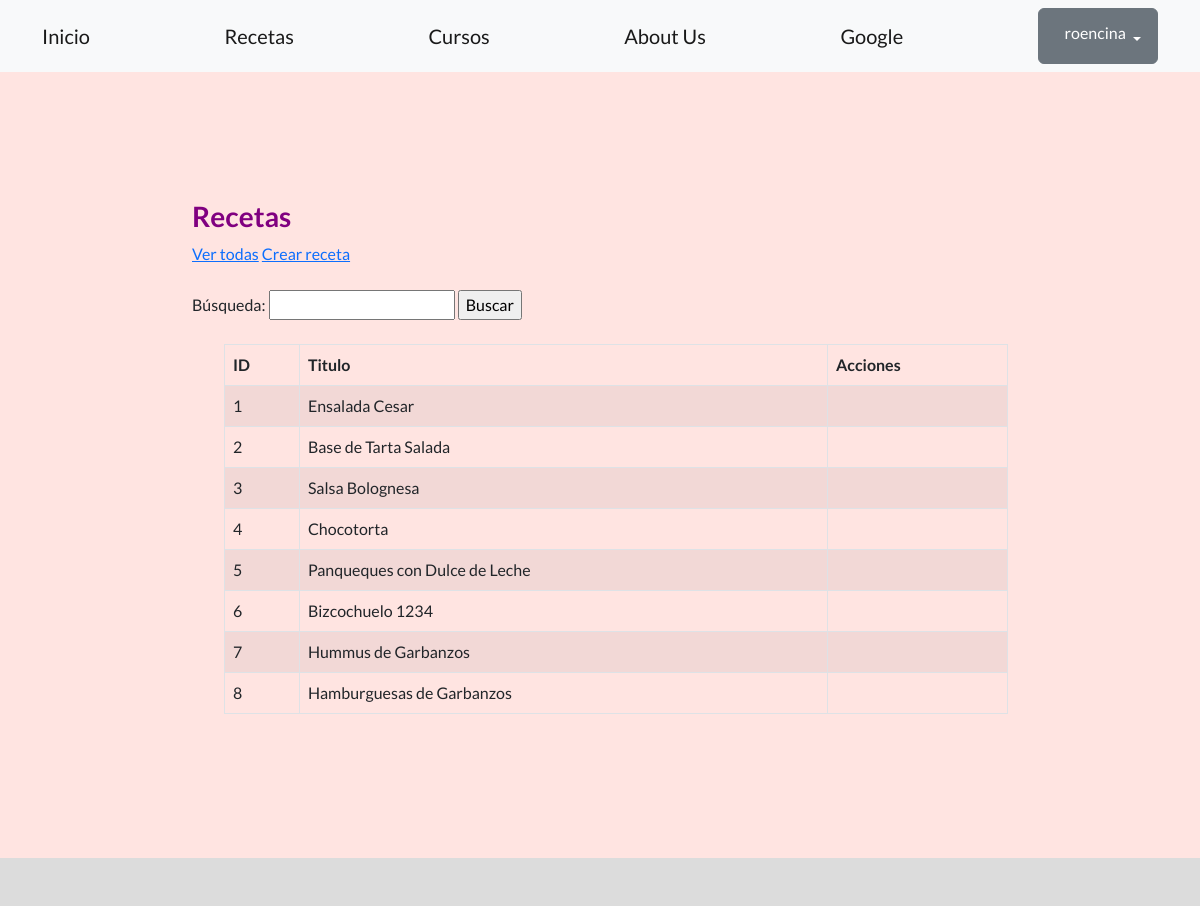
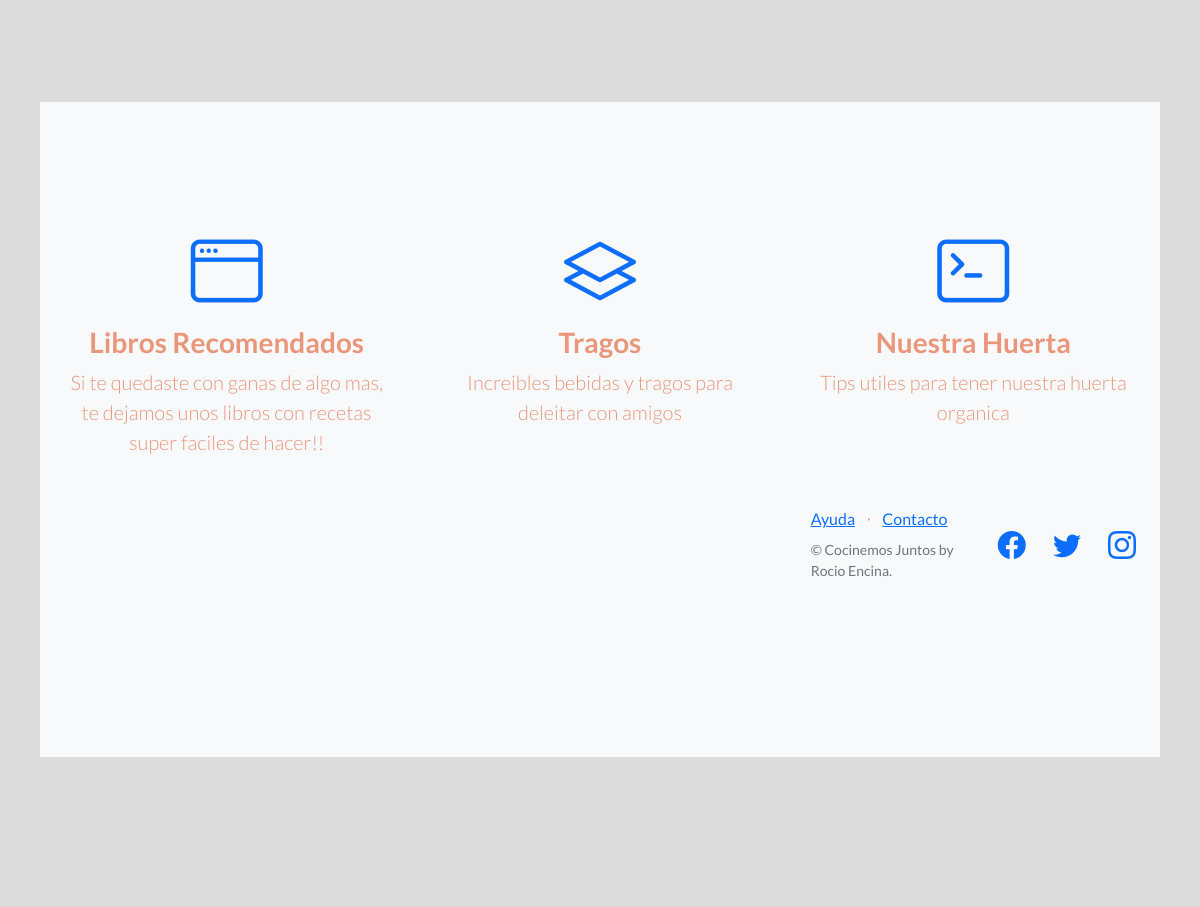
The app's page /comidas/recetas/ (signed in) with its own data (2 pictures, top to bottom).
### recetas/models.py (models this page shows, shortened)
class Todas(models.Model):
     tipo= models.CharField(max_length=100)
     titulo= models.CharField(max_length=100)
     creador = models.ForeignKey(User, on_delete=models.SET_NULL, null=True)

### recetas/views.py (the view)
# urls.py: path('recetas/', listar_recetas, name="lista_recetas"),
@login_required
def listar_recetas (request):
    contexto= {
    "recetas":Todas.objects.all(),
    }
    http_response= render (
        request=request,
        template_name= 'recetas/lista_recetas.html',
        context=contexto,
    )
    return http_response

### blog_comidas/recetas/templates/recetas/lista_recetas.html (shortened to what this page needs)
{% extends "base.html" %}
{% block contenido %}
<h3 style="color:purple;"> Recetas </h3>
<a href="{% url 'lista_recetas' %}">Ver todas</a>
<a href="{% url 'crear_receta' %}">Crear receta</a>
<br><br>
<form action="{% url 'buscar_receta' %}" method="post">
  <label for="busqueda">Búsqueda:</label>
  <input type="text" id="busqueda" name="busqueda" />
  <input type="submit" value="Buscar" />
</form>
<br>
<ul>
  <table class="table table-striped table-bordered">
    <thead>
    <tr>
      <th>ID</th>
      <th>Titulo</th>
      <th>Acciones</th>
  </tr>
    </thead>
    <tbody>
      {% for recetas in recetas %}
        <td>{{ recetas.id }}</td>
        <td>{{ recetas.titulo }}</td>
        <td>
        </td>
      {% endfor %}
    </tbody>
  </table>
  {% endblock contenido %}

### templates_base/base.html (shortened to what this page needs)
{% load static %}
<!DOCTYPE html>
<html lang="en">
    <head>
        <link href="https://cdn.jsdelivr.net/npm/bootstrap-icons@1.5.0/font/bootstrap-icons.css" rel="stylesheet" type="text/css" />
        <link href="{% static 'css/styles.css' %}" rel="stylesheet" />
    <body>
    <nav class="navbar navbar-light bg-light static-top">
        <div class="container">
            <a class="navbar-brand" href="{% url 'inicio' %}">Inicio</a>
            <a class="navbar-brand" href="{% url 'lista_recetas' %}">Recetas</a>
            <a class="navbar-brand" href="{% url 'lista_cursos' %}">Cursos</a>
            <a class="navbar-brand" href="{% url 'about-us' %}">About Us</a>
            <a class="navbar-brand" href="https://www.google.com">Google</a>
            {% if user.is_authenticated %}
            <div class="dropdown">
                <button class="btn btn-secondary dropdown-toggle" type="button" id="dropdownMenuButton1" data-bs-toggle="dropdown" aria-expanded="false">
                    <div style="display: inline-flex;">
                        <span>{{ user.username }}</span>
                    </div>
                </button>
            </div>
            {% else %}
            <a class="btn btn-primary" href="{% url 'login' %}">Inicio sesión</a>
            <a class="btn btn-success" href="{% url 'registro' %}">Registro</a>
            {% endif %}
        </div>
    </nav>
    <section style="padding:8rem 12rem; background-color: mistyrose;">
        {% block contenido %}
        {% endblock contenido %}
    </section>
        <section style="padding: 150px 40px; background-color:gainsboro;">
        <section class="features-icons bg-light text-center"style=" color: darksalmon;">
            <div class="container">
                <div class="row">
                    <div class="col-lg-4">
                        <div class="features-icons-item mx-auto mb-5 mb-lg-0 mb-lg-3">
                            <div class="features-icons-icon d-flex"><i class="bi-window m-auto text-primary"></i></div>
                            <h3> <a class="navbar-brand" href="{% url 'libro_recomendado' %}">Libros Recomendados</a> </h3>
                            <p class="lead mb-0">Si te quedaste con ganas de algo mas, te dejamos unos libros con recetas super faciles de hacer!!</p>
                        </div>
                    </div>
                    <div class="col-lg-4">
                        <div class="features-icons-item mx-auto mb-5 mb-lg-0 mb-lg-3">
                            <div class="features-icons-icon d-flex"><i class="bi-layers m-auto text-primary"></i></div>
                            <h3>Tragos</h3>
                            <p class="lead mb-0">Increibles bebidas y tragos para deleitar con amigos</p>
                        </div>
                    </div>
                    <div class="col-lg-4">
                        <div class="features-icons-item mx-auto mb-0 mb-lg-3">
                            <div class="features-icons-icon d-flex"><i class="bi-terminal m-auto text-primary"></i></div>
                            <h3>Nuestra Huerta</h3>
                            <p class="lead mb-0">Tips utiles para tener nuestra huerta organica</p>
                        </div>
        <footer class="footer bg-light">
            <div class="container">
                <div class="row">
                    <div class="col-lg-6 h-100 text-center text-lg-start my-auto">
                        <ul class="list-inline mb-2">
                            <li class="list-inline-item"><a href="#!">Ayuda</a></li>
                            <li class="list-inline-item">⋅</li>
                            <li class="list-inline-item"><a href="#!">Contacto</a></li>
                        </ul>
                        <p class="text-muted small mb-4 mb-lg-0">&copy; Cocinemos Juntos by Rocio Encina.</p>
                    </div>
                    <div class="col-lg-6 h-100 text-center text-lg-end my-auto">
                        <ul class="list-inline mb-0">
                            <li class="list-inline-item me-4">
                                <a href="https://www.facebook.com/Coderhouse/"><i class="bi-facebook fs-3"></i></a>
                            </li>
                            <li class="list-inline-item me-4">
                                <a href="https://twitter.com/coderhouse"><i class="bi-twitter fs-3"></i></a>
                            </li>
                            <li class="list-inline-item">
                                <a href="https://www.instagram.com/coderhouse"><i class="bi-instagram fs-3"></i></a>
                            </li>
                        </ul>
                    </div>
        </footer>
    </body>
</html>

### records on screen
Todas: id "1", titulo "Ensalada Cesar"
Todas: id "2", titulo "Base de Tarta Salada"
Todas: id "3", titulo "Salsa Bolognesa"
Todas: id "4", titulo "Chocotorta"
Todas: id "5", titulo "Panqueques con Dulce de Leche"
Todas: id "6", titulo "Bizcochuelo 1234"
Todas: id "7", titulo "Hummus de Garbanzos"
Todas: id "8", titulo "Hamburguesas de Garbanzos"

### other values on screen
{{ user.username }} "roencina"
